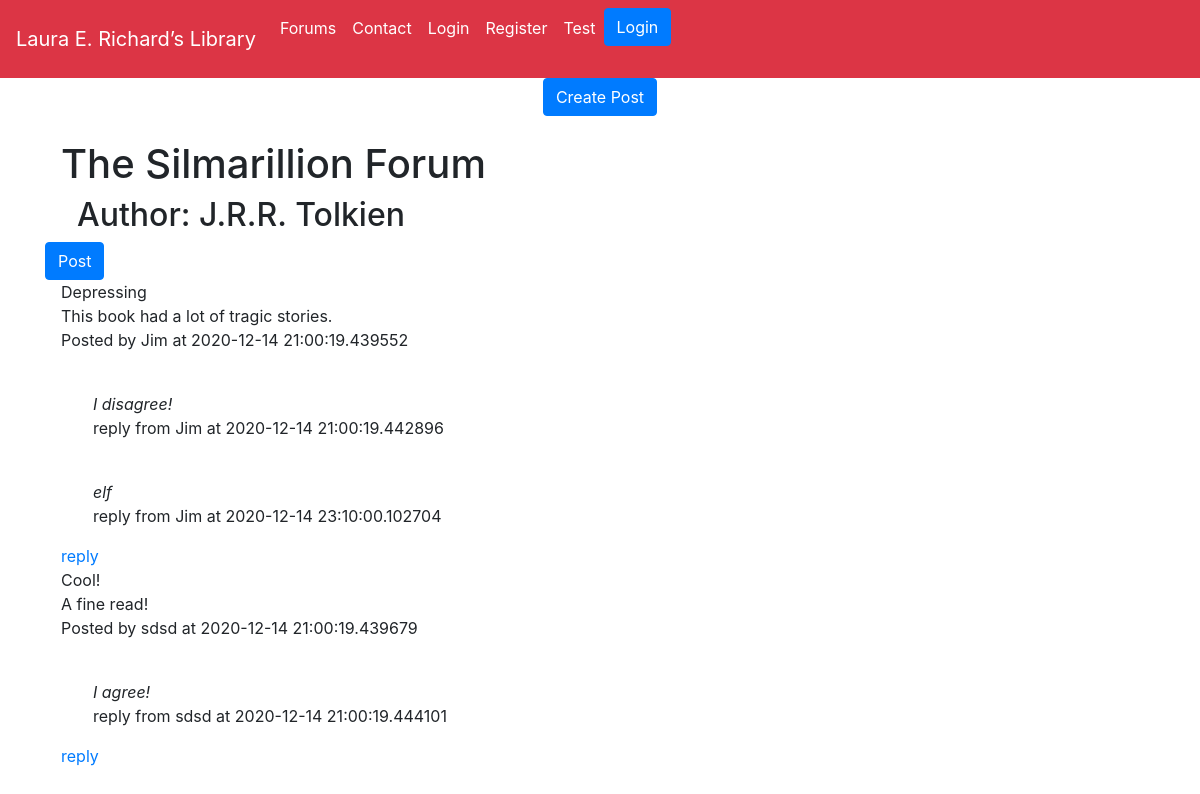
The app's page /forum/The Silmarillion with its own data.
### app/models.py (models this page shows, shortened)
class Forum(db.Model):
    id = db.Column(db.Integer, primary_key=True)
    timestamp = db.Column(db.DateTime, index=True, default=datetime.utcnow)
    userID = db.Column(db.Integer, db.ForeignKey('user.id'))
    book_title = db.Column(db.String(140), index=True, unique=True)
    author = db.Column(db.String(140), index=True)
    posts = db.relationship("Post", backref="forum", lazy="dynamic")

class Post(db.Model):
    id = db.Column(db.Integer, primary_key=True)
    title = db.Column(db.String(140))
    timestamp = db.Column(db.DateTime, index=True, default=datetime.utcnow)
    content = db.Column(db.String(10000), index=True)
    userID = db.Column(db.Integer, db.ForeignKey('user.id'))
    forumID = db.Column(db.Integer, db.ForeignKey('forum.id'))
    replies = db.relationship("Reply", backref="post", lazy="dynamic")

class User(UserMixin, db.Model):
    id = db.Column(db.Integer, primary_key=True)
    name = db.Column(db.String(64), index=True, unique=True)
    email = db.Column(db.String(120), index=True, unique=True)
    password_hash = db.Column(db.String(128), index=True)
    forums = db.relationship("Forum", backref="user", lazy="dynamic")
    posts = db.relationship("Post", backref="user", lazy="dynamic")
    replies = db.relationship("Reply", backref="user", lazy="dynamic")

class Reply(db.Model):
    id = db.Column(db.Integer, primary_key=True)
    timestamp = db.Column(db.DateTime, index=True, default=datetime.utcnow)
    userID = db.Column(db.Integer, db.ForeignKey('user.id'))
    postID = db.Column(db.Integer, db.ForeignKey('post.id'))
    content = db.Column(db.String(10000), index=True)

### app/routes.py (the view, shortened to what this page needs)
@app.route('/forum/<book_title>', methods=['GET', 'POST'])
def forum(book_title):
    forum = Forum.query.filter_by(book_title=book_title).first()
    form = CreatePostForm()
    return render_template('forum.html',title='New Post', forum=forum, form=form)

### app/templates/forum.html (shortened to what this page needs)
{% extends "base.html" %}
{% import 'bootstrap/wtf.html' as wtf %}
{% block app_content %}
<div class="text-center">
  <a href="" class="btn btn-primary btn-rounded mb-4" data-toggle="modal" data-target="#modalPostForm">Create Post</a>
</div>
    <div class="ml-3"><h1> {{ forum.book_title }} Forum</h1>
         <h2 class="ml-3">Author: {{ forum.author }}</h2>
    </div>
<a class="btn btn-primary" href="{{ url_for('makepost', book_title=forum.book_title)}}" role="button">Post</a>
{% for pst in forum.posts %}
    <div class="ml-3">
        <p>{{ pst.title }}<br>
        {{ pst.content }}<br>
         Posted by {{ pst.user.name }} at {{ pst.timestamp }}
        </p>
        </div>
        {% for reply in pst.replies %}
            <br>
            <div class="ml-5">
                <i>{{ reply.content }}</i>
                 <p>reply from {{reply.user.name}} at {{reply.timestamp}}</p>
            </div>
        {% endfor %}
    <div class="ml-3">
        <a href="{{ url_for('reply', book_title=pst.forum.book_title, title=pst.title)}}">reply</a>
    </div>
    {% endfor %}
{% endblock %}

### app/templates/base.html (shortened to what this page needs)
{% extends 'bootstrap/base.html' %}
{% block head %}
    <link rel="stylesheet" href="https://cdn.jsdelivr.net/npm/bootstrap@4.5.3/dist/css/bootstrap.min.css">
{% endblock %}
{% block navbar %}
        <nav class="navbar navbar-expand-lg bg-danger">
             <a class="navbar-brand text-white" href="{{ url_for('index') }}">Laura E. Richard’s Library</a>
          <div class="collapse navbar-collapse" id="navbarNavAltMarkup">
            <div class="navbar-nav">
                <a class="nav-link text-white" href="{{ url_for('forums') }}">Forums</a>
              <a class="nav-link text-white" href="{{ url_for('contact') }}">Contact</a>
              <a class="nav-link text-white" href="{{ url_for('login') }}">Login</a>
              <a class="nav-link text-white" href="{{ url_for('register') }}">Register</a>
                <a class="nav-link text-white" href="{{ url_for('testpage') }}">Test</a>
                <a href="" class="btn btn-primary btn-rounded mb-4" data-toggle="modal" data-target="#modalLoginForm">Login</a>
             </div>
          </div>
             </nav>
{% endblock %}
{% block content %}
    <div class="container">
        {% block app_content %}{% endblock %}
    </div>
{% endblock %}

### records on screen
Forum: book_title "The Silmarillion", author "J.R.R. Tolkien"
Post: title "Depressing", content "This book had a lot of tragic stories.", user.name "Jim", timestamp "2020-12-14 21:00:19.439552"
Reply: content "I disagree!", user.name "Jim", timestamp "2020-12-14 21:00:19.442896"
Reply: content "elf", user.name "Jim", timestamp "2020-12-14 23:10:00.102704"
Post: title "Cool!", content "A fine read!", user.name "sdsd", timestamp "2020-12-14 21:00:19.439679"
Reply: content "I agree!", user.name "sdsd", timestamp "2020-12-14 21:00:19.444101"
